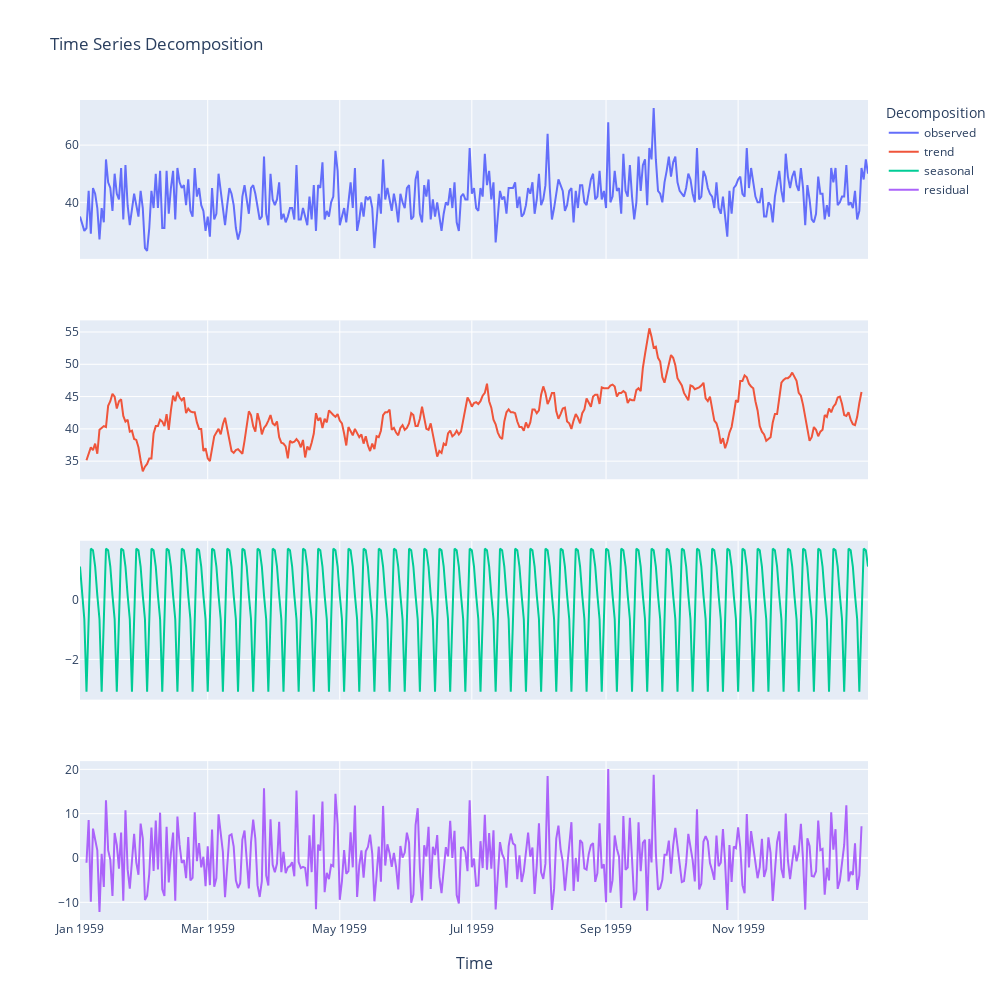

The notebook cell this image was saved under:
### Code cell
dd.plot_time_series(df, col="Births", decompose=True, viz_backend="plotly")

### Figure 1 — Plotly figure (JSON) as saved in the notebook; plotly's stock layout.template omitted (floating-point values rounded to 4 significant figures; data arrays with more than 128 entries replaced by an {"elided": "..."} marker saying what was removed)
{"data": [{"name": "observed", "type": "scatter", "x": {"elided": "365 str values"}, "xaxis": "x", "y": {"elided": "365 int values"}, "yaxis": "y"}, {"name": "trend", "type": "scatter", "x": {"elided": "365 str values"}, "xaxis": "x2", "y": {"elided": "365 float values"}, "yaxis": "y2"}, {"name": "seasonal", "type": "scatter", "x": {"elided": "365 str values"}, "xaxis": "x3", "y": {"elided": "365 float values"}, "yaxis": "y3"}, {"name": "residual", "type": "scatter", "x": {"elided": "365 str values"}, "xaxis": "x4", "y": {"elided": "365 float values"}, "yaxis": "y4"}], "layout": {"annotations": [{"font": {"size": 16}, "showarrow": false, "text": "Time", "x": 0.5, "xanchor": "center", "xref": "paper", "y": 0, "yanchor": "top", "yref": "paper", "yshift": -30}], "height": 1000, "legend": {"title": {"text": "Decomposition"}}, "title": {"text": "Time Series Decomposition"}, "width": 1000, "xaxis": {"anchor": "y", "autorange": true, "domain": [0, 1], "matches": "x4", "range": ["1959-01-01", "1959-12-31"], "showticklabels": false, "type": "date"}, "xaxis2": {"anchor": "y2", "autorange": true, "domain": [0, 1], "matches": "x4", "range": ["1959-01-01", "1959-12-31"], "showticklabels": false, "type": "date"}, "xaxis3": {"anchor": "y3", "autorange": true, "domain": [0, 1], "matches": "x4", "range": ["1959-01-01", "1959-12-31"], "showticklabels": false, "type": "date"}, "xaxis4": {"anchor": "y4", "autorange": true, "domain": [0, 1], "range": ["1959-01-01", "1959-12-31"], "type": "date"}, "yaxis": {"anchor": "x", "autorange": true, "domain": [0.8063, 1], "range": [20.22, 75.78], "type": "linear"}, "yaxis2": {"anchor": "x2", "autorange": true, "domain": [0.5375, 0.7312], "range": [32.2, 56.8], "type": "linear"}, "yaxis3": {"anchor": "x3", "autorange": true, "domain": [0.2687, 0.4625], "range": [-3.343, 1.968], "type": "linear"}, "yaxis4": {"anchor": "x4", "autorange": true, "domain": [0, 0.1938], "range": [-13.99, 21.85], "type": "linear"}}}
